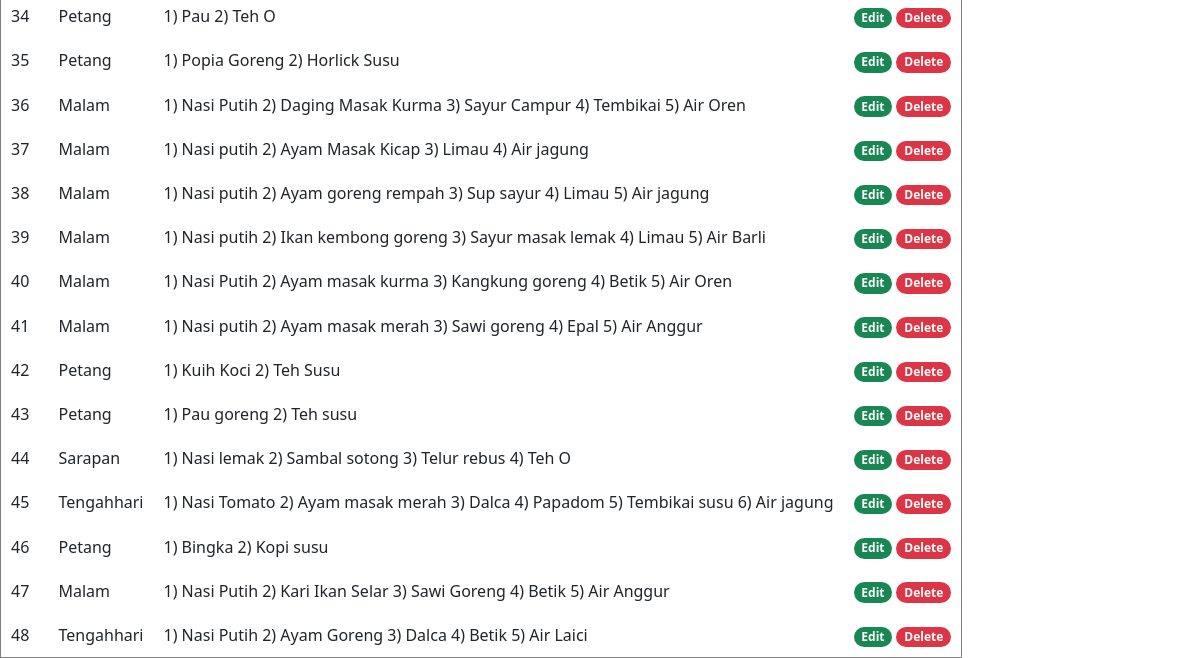
/Admin/listmenu.php (signed in, lower part), run on an earlier commit of the app's database.
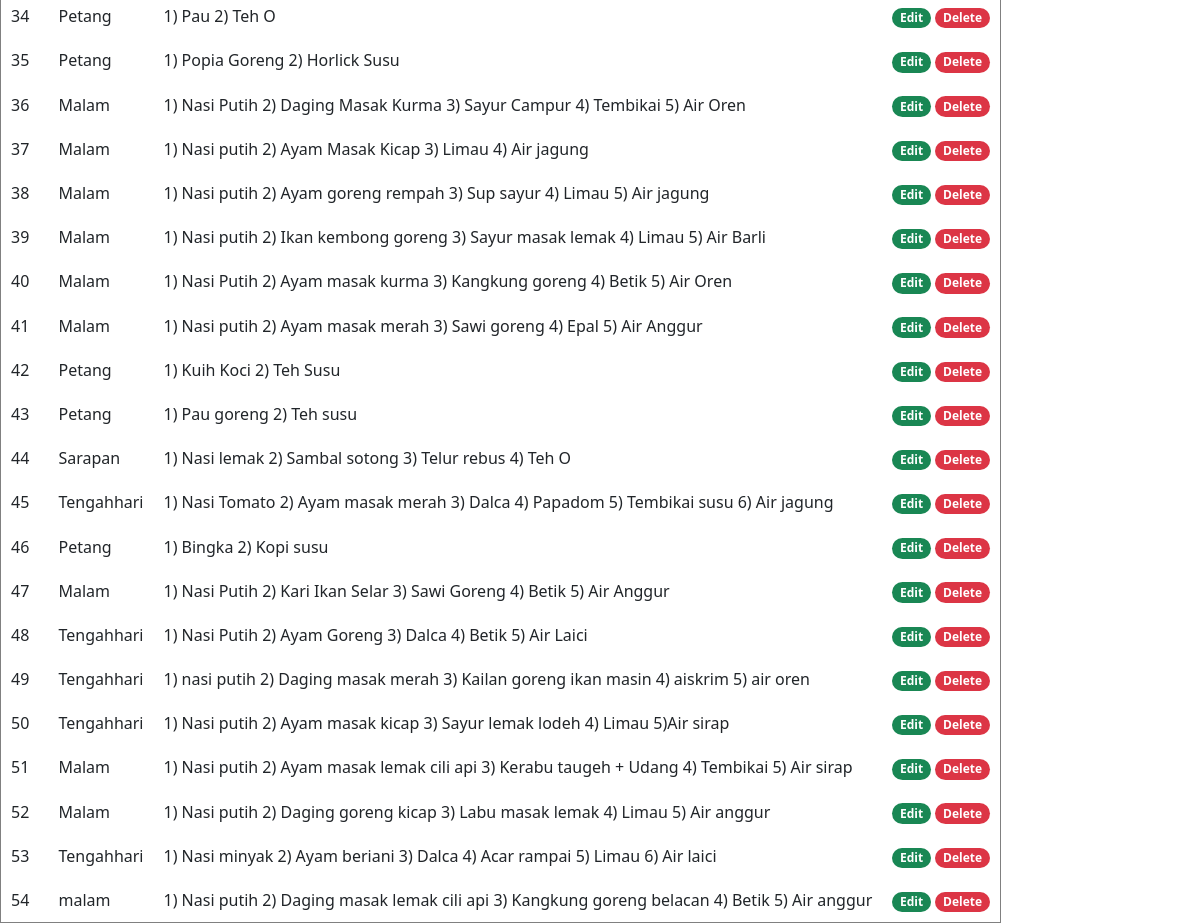
And on a later commit of the database.
### tables this page shows
CREATE TABLE `lmenu` (
  `id` int(11) NOT NULL,
  `category` char(50) NOT NULL,
  `menu` char(255) NOT NULL
);

### Admin/functions.php (called while the page is built, shortened)
<?php
function ambildata($condb, $query)
{
    $result = mysqli_query($condb, $query);
    $rows = [];
    while ($row = mysqli_fetch_assoc($result)) {
        $rows[] = $row;
    }
    return $rows;
}

### Admin/listmenu.php (the view, shortened to what this page needs)
<?php
require_once 'functions.php';
$menu = ambildata($condb, 'SELECT * FROM lmenu');
?>
<!DOCTYPE html>
<html lang="en">
<head>
</head>
<body>
    <?php require_once 'header.php'; ?>
    <br><br>
    <br><br>
    <table border="1" cellpadding="10" cellspacing="0">
        <?php $i = 1; ?>
        <?php foreach ($menu as $row) : ?>
            <tr>
                <td>
                    <?= $i; ?>
                </td>
                <td>
                    <?= $row['category'] ?>
                </td>
                <td>
                    <?= $row['menu'] ?>
                </td>
                <td>
                    <a href="editmenu.php?id=<?= $row['id'] ?>"><span class="badge rounded-pill text-bg-success">Edit</span></a>
                    <a href="dltmenu.php?id=<?= $row['id'] ?>" onclick="return confirm('Adakah anda yakin untuk memadam data <?= $row['menu'] ?>?');"><span class="badge rounded-pill text-bg-danger">Delete</span></a>
                </td>
            </tr>
            <?php $i++; ?>
        <?php endforeach; ?>
    </table>
</body>
</html>

### Admin/header.php (shortened to what this page needs)
<!doctype html>
<html lang="en">
  <head>
    <link href="../css/bootstrap.min.css" rel="stylesheet">
  </head>
  <body>
  </body>
</html>

What changed in the data, as far as the page shows it:
added lmenu: category "Tengahhari", menu "1) nasi putih 2) Daging masak merah 3) Kailan goreng ikan masin 4) aiskrim 5) air oren"
added lmenu: category "Tengahhari", menu "1) Nasi putih 2) Ayam masak kicap 3) Sayur lemak lodeh 4) Limau 5)Air sirap"
added lmenu: category "Malam", menu "1) Nasi putih 2) Ayam masak lemak cili api 3) Kerabu taugeh + Udang 4) Tembikai 5) Air sirap"
added lmenu: category "Malam", menu "1) Nasi putih 2) Daging goreng kicap 3) Labu masak lemak 4) Limau 5) Air anggur"
added lmenu: category "Tengahhari", menu "1) Nasi minyak 2) Ayam beriani 3) Dalca 4) Acar rampai 5) Limau 6) Air laici"
added lmenu: category "malam", menu "1) Nasi putih 2) Daging masak lemak cili api 3) Kangkung goreng belacan 4) Betik 5) Air anggur"
